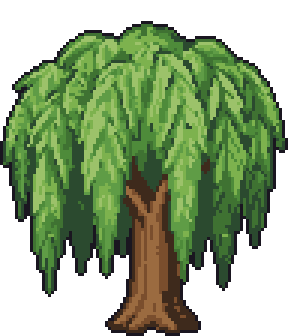
#> input picture game/assets/props/tree_willow.png, 96 x 112 px (shown 3 times larger)
$ python -i pixelize.py   (imports and definitions only)
#> lines starting #> are read from the running program, lines starting #| are printed output that depends on the picture
#> further down, picture is the input picture: PIL image 96x112 RGBA; mean R, G, B, A 55.8, 77.1, 39, 163.3
#!/usr/bin/env python3
"""Turn generated concept images into game-ready pixel art (GDD: palette, grid, clean edges).

  sprite: remove white background, drop small loose blobs, crop, downscale to SIZE (48 for
          Lingshou), reduce to the Wuyin palette, binary alpha, 1 px dark outline.
  tile:   center crop, downscale to SIZE (32), reduce to the palette, make edges wrap.

Run with the ComfyUI venv (has Pillow + numpy):
  ~/Documents/ComfyUI/.venv/bin/python tools/postprocess/pixelize.py sprite in.png out.png --size 48
  ~/Documents/ComfyUI/.venv/bin/python tools/postprocess/pixelize.py tile in.png out.png --size 32
"""
import argparse
import os

import numpy as np
from PIL import Image, ImageDraw, ImageEnhance, ImageFilter

PALETTE_FILE = os.path.join(os.path.dirname(os.path.abspath(__file__)), "palette_wuyin32.hex")


# [18 lines left out: functions load_palette, palette_image, not called in this run]


def quantize(img_rgb, cols):
    return img_rgb.quantize(palette=palette_image(cols), dither=Image.Dither.NONE).convert("RGB")


def remove_white_background(img, thresh=70):
    """Flood fill near-white from the borders; returns RGBA with the background transparent."""
#> called with thresh = 70
    work = img.convert("RGB").copy()
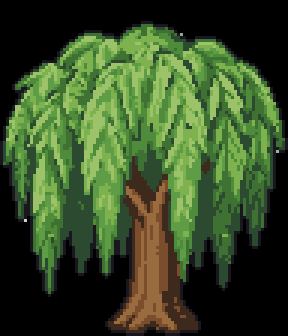
#> work: PIL image 96x112 RGB (shown 3 times larger); mean R, G, B 55.8, 77.1, 39
    marker = (255, 0, 255)
    w, h = work.size
#> w = 96; h = 112
    for x, y in [(0, 0), (w - 1, 0), (0, h - 1), (w - 1, h - 1), (w // 2, 0), (w // 2, h - 1), (0, h // 2), (w - 1, h // 2)]:
        if sum(work.getpixel((x, y))) > 3 * (255 - thresh):
            ImageDraw.floodfill(work, (x, y), marker, thresh=thresh)
    a = np.array(work)
    mask = ~((a[:, :, 0] == 255) & (a[:, :, 1] == 0) & (a[:, :, 2] == 255))
#> mask: shape (112, 96) bool; every value is 1
    rgba = np.dstack([np.array(img.convert("RGB")), (mask * 255).astype(np.uint8)])
    return Image.fromarray(rgba, "RGBA")


# [174 lines left out: functions keep_main_blob, _trim_ground_shadow, sprite, make_seamless, tile, _hue_sat_lum and 2 more, not called in this run]


# [2 lines not run here, left out]

>>> from PIL import Image
>>> picture = Image.open('../../game/assets/props/tree_willow.png')
>>> result = remove_white_background(picture)
